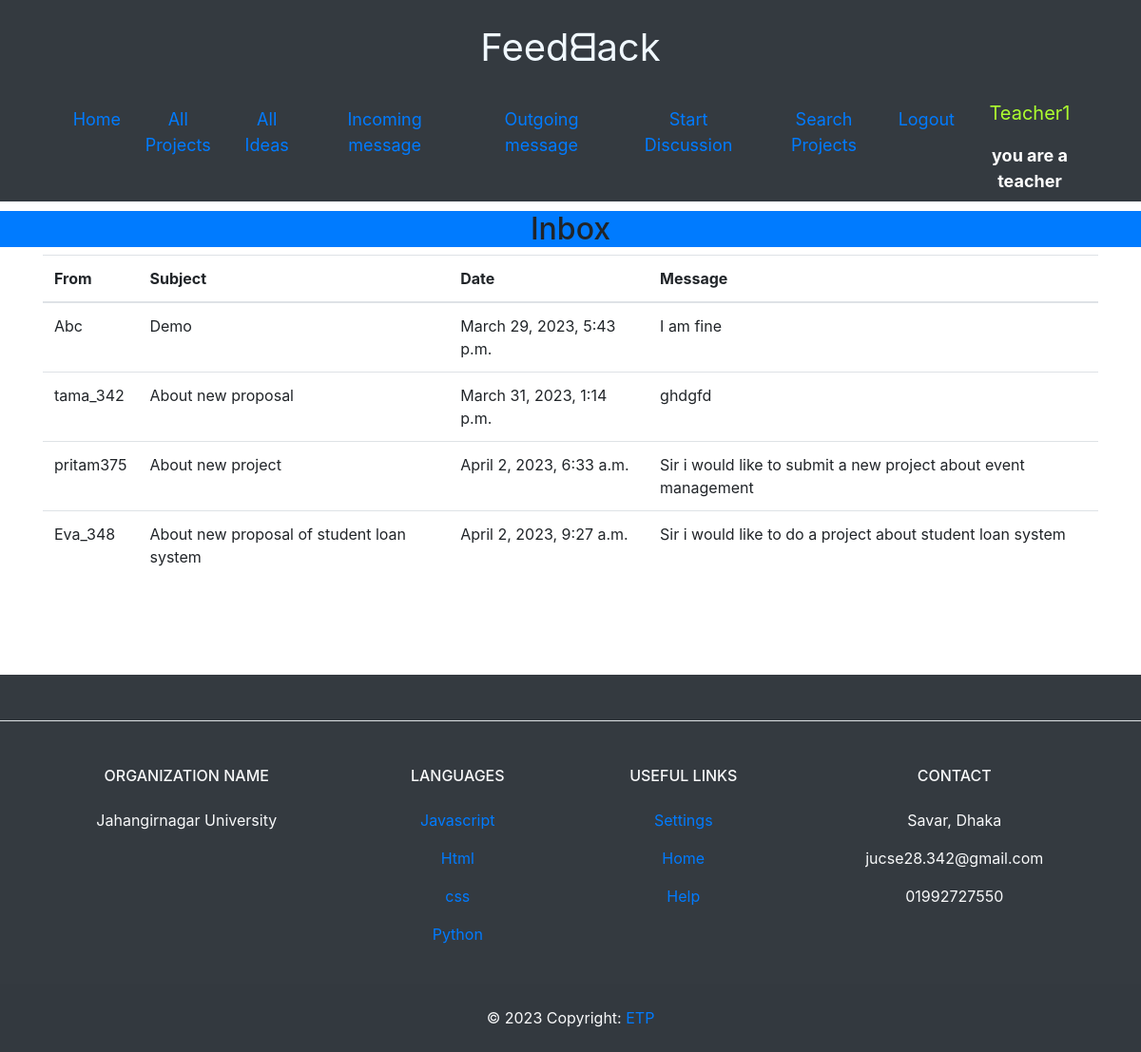
Page /inbox/ (signed in) on the committed database.
### Backend_Management_App/models.py (models this page shows)
class User(AbstractUser):
    USER_TYPE_CHOICES = (
        ('teacher', 'Teacher'),
        ('student', 'Student'),
    )
    user_type = models.CharField(
        max_length=10,
        choices=USER_TYPE_CHOICES,
        blank=True,
        null=True,
    )
    groups = models.ManyToManyField(
        Group,
        verbose_name=_('groups'),
        blank=True,
        related_name='backend_management_users_groups',
        related_query_name='user',
        help_text=_('The groups this user belongs to. A user will get all permissions '
                    'granted to each of their groups.'),
    )
    user_permissions = models.ManyToManyField(
        Permission,
        verbose_name=_('user permissions'),
        blank=True,
        related_name='backend_management_users_permissions',
        related_query_name='user',
        help_text=_('Specific permissions for this user.'),
    )

class Message(models.Model):
    sender = models.ForeignKey(User, on_delete=models.CASCADE, related_name='sent_messages')
    receiver = models.ForeignKey(User, on_delete=models.CASCADE, related_name='received_messages')
    subject = models.CharField(max_length=255)
    body = models.TextField()
    created_at = models.DateTimeField(auto_now_add=True)

### Backend_Management_App/views.py (the view)
# urls.py: path('inbox/', views.inbox, name='inbox'),
@login_required
def inbox(request):
    cnt = Message.objects.filter(receiver=request.user).count()
    messages = Message.objects.filter(receiver=request.user)
    context = {'messages': messages, 'cnt': cnt}
    return render(request, 'inbox.html', context)

### templates/inbox.html
{% extends 'base.html' %}
{% block content %}
  <h2 class="text-center bg-primary">Inbox</h2>
  <div class="container">
    <table class="table">
      <thead>
        <tr>
          <th scope="col">From</th>
          <th scope="col">Subject</th>
          <th scope="col">Date</th>
          <th scope="col">Message</th>
        </tr>
      </thead>
      <tbody>
        {% for message in messages %}
          <tr>
            <td>{{ message.sender.username }}</td>
            <td>{{ message.subject }}</td>
            <td>{{ message.created_at }}</td>
            <td>{{ message.body }}</td>
          </tr>
        {% empty %}
          <tr>
            <td colspan="4">No messages found.</td>
          </tr>
        {% endfor %}
      </tbody>
    </table>
  </div>
{% endblock %}

### templates/base.html (shortened to what this page needs)
<!DOCTYPE html>
<html lang="en">
<head>
    <link rel="stylesheet" href="https://maxcdn.bootstrapcdn.com/bootstrap/4.0.0/css/bootstrap.min.css">
</head>
<body>
    <header class="bg-dark" style="margin-bottom: 10px">
       <div class="text-center">
        <p style="text-align: center; padding-top: 20px; font-size: 40px; color: aliceblue;" >Feedᗺack</p>
      </div>
        <nav class="navbar navbar-expand-lg container ">
                <span class="navbar-toggler-icon"></span>
            <div class="collapse navbar-collapse justify-content-center" id="navbarNav" style=" font-size: 18px;">
                <ul class="navbar-nav" style="text-align: center;">
                    <li class="nav-item">
                        <a class="nav-link" href="{% url 'home' %}">Home</a>
                    </li>
                    <li class="nav-item">
                        <a class="nav-link" href="{% url 'project_list' %}">All Projects</a>
                    </li>
                    {% if user.is_authenticated and user.user_type == "teacher" %}
                    <li class="nav-item">
                        <a class="nav-link" href="{% url 'idea_list' %}">All Ideas</a>
                    </li>
                    <li class="nav-item">
                        <a class="nav-link" href="{% url 'inbox' %}" style="text-align: center;">Incoming message</a>
                    </li>
                    <li class="nav-item">
                        <a class="nav-link" href="{% url 'sent' %}">Outgoing message</a>
                    </li>
                    <li class="nav-item">
                        <a class="nav-link" href="{% url 'send_message' user.username %}">Start Discussion</a>
                    </li>
                    {% endif %}
                    <li class="nav-item">
                        <a class="nav-link" href="{% url 'search_project' %}">Search Projects</a>
                    </li>
                    {% if user.is_authenticated %}
                    <li class="nav-item">
                      <a class="nav-link" href="{% url 'logout' %}">Logout</a>
                    </li>
                    <li class="nav-item" style="">
                        <p style="font-size: 20px; color:greenyellow ">{{ user.username }}</p>  <b style="color:white">you are a {{ user.user_type }}</b>
                    </li>
                    {% else %}
                <li class="nav-item"><a class="nav-link" href="{% url 'register' %}">Register</a></li>
                <li class="nav-item"><a class="nav-link" href="{% url 'login' %}">Login</a></li>
            {% endif %}
        </ul>
    </header>
    <main>
        {% block content %}{% endblock %}
    </main>
    <footer class="text-center text-lg-start bg-dark text-light" style="margin-top: 100px">
        <section class="d-flex justify-content-center justify-content-lg-between p-4 border-bottom">
        </section>
        <section class="">
          <div class="container text-center text-md-start mt-5">
            <div class="row mt-3">
              <div class="col-md-3 col-lg-4 col-xl-3 mx-auto mb-4">
                <h6 class="text-uppercase fw-bold mb-4">
                  Organization Name
                </h6>
                <p align="center">
                  Jahangirnagar University
                </p>
              </div>
              <div class="col-md-2 col-lg-2 col-xl-2 mx-auto mb-4">
                <h6 class="text-uppercase fw-bold mb-4">
                  Languages
                </h6>
                <p>
                  <a href="#!" class="text-reset">Javascript</a>
                </p>
                <p>
                  <a href="#!" class="text-reset">Html</a>
                </p>
                <p>
                  <a href="#!" class="text-reset">css</a>
                </p>
                  <p>
                  <a href="#" class="text-reset">Python</a>
                </p>
              </div>
              <div class="col-md-3 col-lg-2 col-xl-2 mx-auto mb-4">
                <h6 class="text-uppercase fw-bold mb-4">
                  Useful links
                </h6>
                <p>
                  <a href="#!" class="text-reset">Settings</a>
                </p>
                <p>
                  <a href="#!" class="text-reset">Home</a>
                </p>
                <p>
                  <a href="#!" class="text-reset">Help</a>
                </p>
              </div>
              <div class="col-md-4 col-lg-3 col-xl-3 mx-auto mb-md-0 mb-4">
                <h6 class="text-uppercase fw-bold mb-4">Contact</h6>
                <p> Savar, Dhaka</p>
                <p>
                  jucse28.342@gmail.com
                </p>
                <p> 01992727550</p>
              </div>
            </div>
          </div>
        </section>
        <div class="text-center p-4" style="background-color: rgba(0, 0, 0, 0.025);">
          © 2023 Copyright:
          <a class="text-reset fw-bold" href="#">ETP</a>
        </div>
      </footer>
</body>
</html>

### rows in the picture
User: username "Teacher1", user_type "teacher"
Message: sender.username "Abc", subject "Demo", created_at "March 29, 2023, 5:43 p.m.", body "I am fine"
Message: sender.username "tama_342", subject "About new proposal", created_at "March 31, 2023, 1:14 p.m.", body "ghdgfd"
Message: sender.username "pritam375", subject "About new project", created_at "April 2, 2023, 6:33 a.m.", body "Sir i would like to submit a new project about event management"
Message: sender.username "Eva_348", subject "About new proposal of student loan system", created_at "April 2, 2023, 9:27 a.m.", body "Sir i would like to do a project about student loan system"
